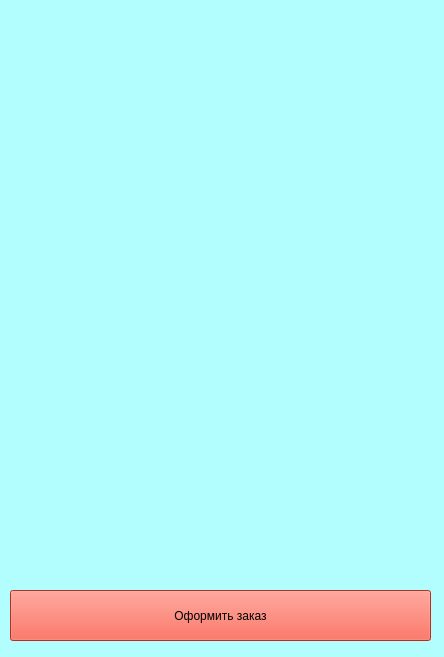
<?xml version="1.0" encoding="UTF-8"?>
<ui version="4.0">
 <class>MainWindow</class>
 <widget class="QMainWindow" name="MainWindow">
  <property name="geometry">
   <rect>
    <x>0</x>
    <y>0</y>
    <width>444</width>
    <height>657</height>
   </rect>
  </property>
  <property name="windowTitle">
   <string>MainWindow</string>
  </property>
  <property name="styleSheet">
   <string notr="true">background-color: rgb(178, 254, 255)</string>
  </property>
  <widget class="QWidget" name="centralwidget">
   <widget class="QPushButton" name="pushButton">
    <property name="geometry">
     <rect>
      <x>10</x>
      <y>590</y>
      <width>421</width>
      <height>51</height>
     </rect>
    </property>
    <property name="styleSheet">
     <string notr="true">background-color: rgb(255, 64, 39)</string>
    </property>
    <property name="text">
     <string>Оформить заказ</string>
    </property>
   </widget>
  </widget>
 </widget>
 <resources/>
 <connections/>
</ui>
